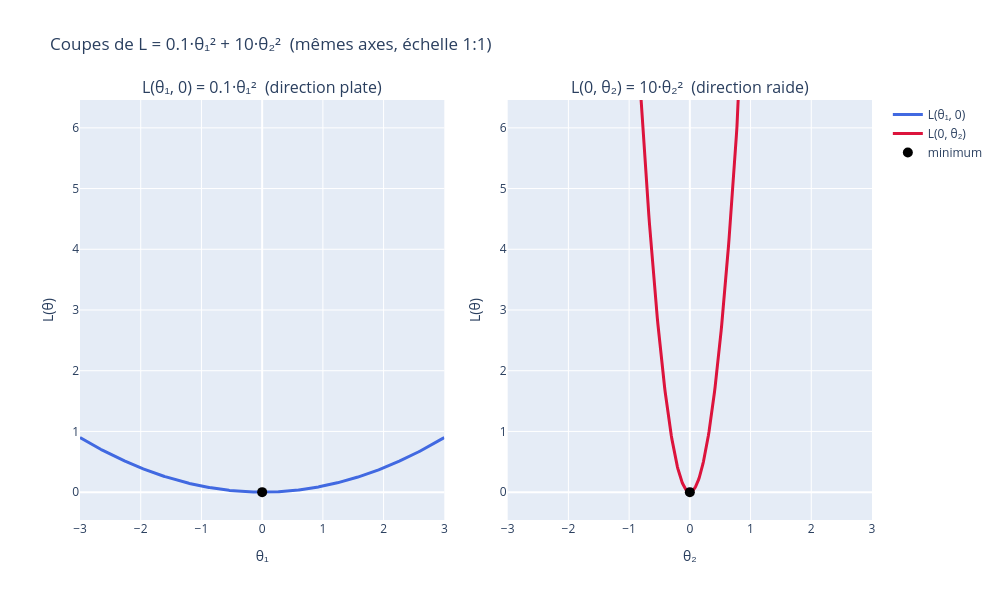

Notebook source saved alongside this figure:
### Markdown cell above
<a id="etude-loss"></a>
## 2. Étude de $L = 0.1\,\theta_1^2 + 10\,\theta_2^2$

### Interprétation de la loss selon $\theta_i$

$$L(\theta_1, \theta_2) = 0.1\,\theta_1^2 + 10\,\theta_2^2$$

- **Selon $\theta_1$ (direction plate).** $\theta_1$ multiplie la moyenne $z$ de l'image, qui est petite (écart-type 0.1) et de moyenne nulle. Changer $\theta_1$ ne modifie presque pas la sortie $\hat y = \theta_1 z + \theta_2$, donc la loss monte lentement : $L = 0.9$ seulement en $\theta_1 = \pm 3$.
- **Selon $\theta_2$ (direction raide).** $\theta_2$ est un biais : il décale la sortie de la même quantité pour toutes les images. La loss monte vite : $L = 0.9$ dès $\theta_2 = \pm 0.3$, et $L = 90$ en $\theta_2 = \pm 3$.

Le minimum $\theta^* = (0, 0)$ est donc **plat dans une direction et raide dans l'autre**.

Les deux coupes ci-dessous ont les mêmes axes et la même échelle en abscisse et en ordonnée.

### Code cell
fig = plot_loss_surface()
fig.show()

### Figure 1 — Plotly figure (JSON) as saved in the notebook; plotly's stock layout.template omitted (floating-point values rounded to 4 significant figures; data arrays with more than 128 entries replaced by an {"elided": "..."} marker saying what was removed)
{"data": [{"hovertemplate": "θ₁ = %{x:.2f}<br>L = %{y:.3f}<extra></extra>", "line": {"color": "royalblue", "width": 3}, "mode": "lines", "name": "L(θ₁, 0)", "type": "scatter", "x": {"elided": "600 float values"}, "xaxis": "x", "y": {"elided": "600 float values"}, "yaxis": "y"}, {"hovertemplate": "θ₂ = %{x:.2f}<br>L = %{y:.3f}<extra></extra>", "line": {"color": "crimson", "width": 3}, "mode": "lines", "name": "L(0, θ₂)", "type": "scatter", "x": {"elided": "600 float values"}, "xaxis": "x2", "y": {"elided": "600 float values"}, "yaxis": "y2"}, {"marker": {"color": "black", "size": 10}, "mode": "markers", "name": "minimum", "showlegend": true, "type": "scatter", "x": [0], "xaxis": "x", "y": [0], "yaxis": "y"}, {"marker": {"color": "black", "size": 10}, "mode": "markers", "name": "minimum", "showlegend": false, "type": "scatter", "x": [0], "xaxis": "x2", "y": [0], "yaxis": "y2"}], "layout": {"annotations": [{"font": {"size": 16}, "showarrow": false, "text": "L(θ₁, 0) = 0.1·θ₁²  (direction plate)", "x": 0.23, "xanchor": "center", "xref": "paper", "y": 1, "yanchor": "bottom", "yref": "paper"}, {"font": {"size": 16}, "showarrow": false, "text": "L(0, θ₂) = 10·θ₂²  (direction raide)", "x": 0.77, "xanchor": "center", "xref": "paper", "y": 1, "yanchor": "bottom", "yref": "paper"}], "height": 600, "title": {"text": "Coupes de L = 0.1·θ₁² + 10·θ₂²  (mêmes axes, échelle 1:1)"}, "width": 1000, "xaxis": {"anchor": "y", "domain": [0, 0.46], "dtick": 1, "range": [-3, 3], "title": {"text": "θ₁"}, "zeroline": true}, "xaxis2": {"anchor": "y2", "domain": [0.54, 1], "dtick": 1, "range": [-3, 3], "title": {"text": "θ₂"}, "zeroline": true}, "yaxis": {"anchor": "x", "domain": [0, 1], "dtick": 1, "range": [0, 6], "scaleanchor": "x", "scaleratio": 1, "title": {"text": "L(θ)"}}, "yaxis2": {"anchor": "x2", "domain": [0, 1], "dtick": 1, "range": [0, 6], "scaleanchor": "x2", "scaleratio": 1, "title": {"text": "L(θ)"}}}}
